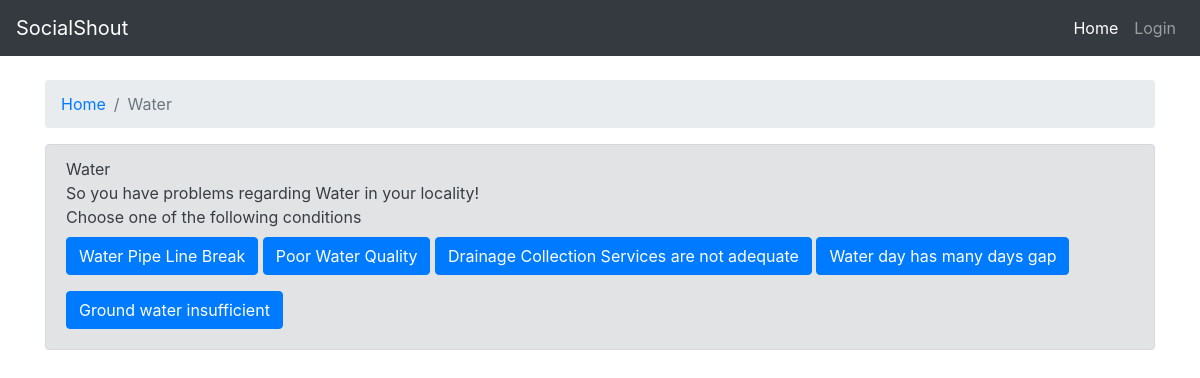
Screenshot of /subproblems/Water/1/ with the database file from the repository.
### complaint/models.py (models this page shows, shortened)
class Complaint_Subcategory(models.Model):
    complaint_category = models.ForeignKey(Complaint_Category,default=None,on_delete=models.CASCADE)
    name = models.CharField(max_length=100,default=None,blank=True,null=True)
    priority = models.SmallIntegerField(default=1,blank=True,null=True)
    solver_role = models.SmallIntegerField(default=1,blank=True,null=True)

class Complaint_Category(models.Model):
    name = models.CharField(max_length=100,default=None,blank=True,null=True)

### socialshout/views.py (the view)
# urls.py: path('subproblems/<str:mainproblem_name>/<int:id>/', views.subproblems, name="subproblems"),
def subproblems(request,mainproblem_name,id):
    complaint_subcategory = Complaint_Subcategory.objects.filter(complaint_category=id).all()
    params = {
        'complaint_subcategory':complaint_subcategory,
    }
    return render(request,'socialShout/subproblems.html',params)

### templates/socialShout/subproblems.html (shortened to what this page needs)
{% extends "socialShout/base.html" %}
{% load static %}
{% block content %}
<br>
<div class="container">
<nav aria-label="breadcrumb">
  <ol class="breadcrumb">
    <li class="breadcrumb-item"><a href="/">Home</a></li>
    <li class="breadcrumb-item active" aria-current="page">{{complaint_subcategory.0.complaint_category.name}}</li>
  </ol>
</nav>
  <div class="alert alert-secondary" role="alert">
    {{complaint_subcategory.0.complaint_category.name}}<br>
    So you have problems regarding {{complaint_subcategory.0.complaint_category.name}} in your locality!<br>
    Choose one of the following conditions
    <br>
    {% for cc1 in complaint_subcategory %}
    <a class="btn btn-primary my-2" href="/problems_form/{{cc1.complaint_category.name}}/{{cc1.complaint_category.id}}/{{cc1.name}}/{{cc1.id}}/">{{cc1.name}}</a>
    {% endfor %}
  </div>
  </div>
  <br>
{% endblock content %}

### templates/socialShout/base.html (shortened to what this page needs)
{% load static %}
<!DOCTYPE html>
<html lang="en">
<head>
    <link rel="stylesheet" href="https://stackpath.bootstrapcdn.com/bootstrap/4.4.1/css/bootstrap.min.css"
>
</head>
<body>
    <nav class="navbar navbar-expand-lg navbar-dark bg-dark">
        <a class="navbar-brand" href="#">SocialShout</a>
        <div class="collapse navbar-collapse" id="navbarSupportedContent">
            <ul class="navbar-nav ml-auto">
                <li class="nav-item active">
                    <a class="nav-link" href="/">Home <span class="sr-only">(current)</span></a>
                </li>
                {% if user.is_authenticated %}
                <li class="nav-item">
                    <a class="nav-link" href="#">Hello,{{ user.first_name|default:'Guest' }}</a>
                </li>
                <li class="nav-item">
                    <a class="nav-link" href="/user/accounts/logout/">Logout</a>
                </li>
                {% else %}
                <li class="nav-item">
                    <a class="nav-link" href="/user/accounts/login">Login</a>
                </li>
                {% endif %}
            </ul>
        </div>
    </nav>
    {% block content %}
    {% endblock content %}
</body>
</html>

### rows the page displays
Complaint_Subcategory: complaint_category.name "Water", name "Water Pipe Line Break"
Complaint_Subcategory: name "Poor Water Quality"
Complaint_Subcategory: name "Drainage Collection Services are not adequate"
Complaint_Subcategory: name "Water day has many days gap"
Complaint_Subcategory: name "Ground water insufficient"
